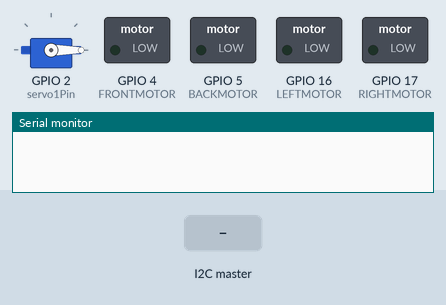
Simulated run of this sketch. Board: ESP32. On the bench: servo, switched loads named in the sketch (green lamp = pin HIGH), the last lines printed to the serial monitor. The inputs (shaded band) are chosen by the test bench.

Above: at 1.2 s.
1.3 s: the I2C master sends the byte 200
At 1.8 s:
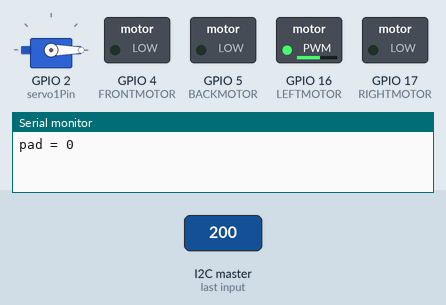
2.8 s: the I2C master sends the byte 1
At 4.1 s:
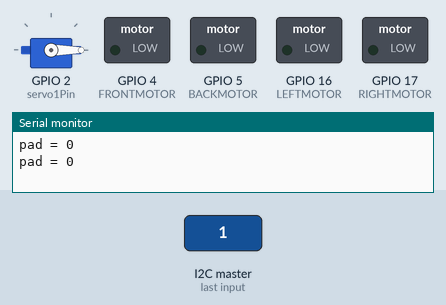
Timing chart, 0 to 5.8 s (numbered marks = the images above; inputs shaded):
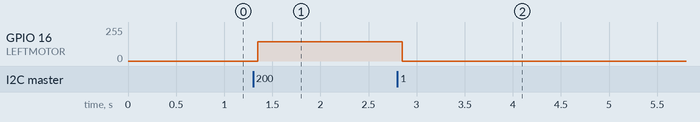

Measured:
- after the input at 1.3 s, GPIO 16 (LEFTMOTOR): 0/255 → 145/255 after 0.05 s
- after the input at 2.8 s, GPIO 16 (LEFTMOTOR): 145/255 → 0/255 after 0.05 s

The sketch:

BOTTOMSIDE_V2.ino
```cpp
//LIBRARIES
#include<Wire.h>
#include <ESP32Servo.h>

//I2C TOPSIDE
#define slaveAddress 4  //you have to assign an 8-bit address to Slave
byte dataArray[7];
int lmotorf;
int lmotor;
int rmotorf;
int rmotor;
int vert;
int desc;
int updown;
int pad;
int stop;
int sweep;

//MOTOR FUNCTION
#define LEFTMOTOR 16
#define RIGHTMOTOR 17
#define FRONTMOTOR 4
#define BACKMOTOR 5
#define TOLERANCE 50

//SWEEP SERVO
Servo myservo1;
int pos1 = 0;
int servo1Pin = 2;
int sweeptime = 500;
int minimum = 1000;
int maximum = 2000;

//CAMERA SERVOS
Servo myservo2;
Servo myservo3;
int pos2 = 0;
int servo2Pin = 19;
int pos3 = 0;
int servo3Pin = 23;


void setup() {
  //I2C
  Wire.begin(slaveAddress);
  Wire.onReceive(receiveEvent);
  Serial.begin(115200);

  //SERVOS
  // Allow allocation of all timers
  ESP32PWM::allocateTimer(0);
	ESP32PWM::allocateTimer(1);
	ESP32PWM::allocateTimer(2);
	ESP32PWM::allocateTimer(3);
	myservo1.setPeriodHertz(50);   // standard 50 hz servo
  myservo2.setPeriodHertz(50);
  myservo3.setPeriodHertz(50);
}

void loop() {
  //SWEEP SERVO
  myservo1.attach(servo1Pin, minimum, maximum);
  if (sweep == 1) {
    pos1 = 180; // goes from 0 degrees to 180 degrees in steps of 1 degree
    myservo1.write(pos1);    // tell servo to go to position in variable 'pos1'
    delay(sweeptime);
  }
    else {
      pos1 = 0;
      myservo1.write(pos1);
    }
  //Serial.println(pos1);

 //CAMERA SERVOS
  if (pad == 4 || pad == 5 || pad == 6) {
    pos2 = pos2 + 1;
    myservo2.write(pos2);
  }
  if (pad == 8 || pad == 9 || pad == 10) {
    pos2 = pos2 - 1;
    myservo2.write(pos2);
  }
  if (pad == 9 || pad == 1 || pad == 5) {
    pos3 = pos3 + 1;
    myservo2.write(pos3);
  }
   if (pad == 10 || pad == 2 || pad == 6) {
    pos3 = pos3 - 1;
    myservo2.write(pos3);
  }


  //MOTOR CONTROL WITH DEADZONE
  if (lmotor >= TOLERANCE ^ lmotor <= -TOLERANCE) {
   analogWrite(LEFTMOTOR, lmotor);
  }
   else {
    analogWrite(LEFTMOTOR, 0);
    }

  if (rmotor >= TOLERANCE ^ rmotor <= -TOLERANCE) {
    analogWrite(RIGHTMOTOR, rmotor);
  }
    else {
      analogWrite(RIGHTMOTOR, 0);
    }

if (abs(desc) >= vert) {updown = desc;}
  else {updown = vert;}
  if (updown >= TOLERANCE ^ updown <= -TOLERANCE) {
    analogWrite(FRONTMOTOR, vert);
    analogWrite(BACKMOTOR, vert);
  }
    else {
      analogWrite(FRONTMOTOR, 0);
      analogWrite(BACKMOTOR, 0);
    }
}

//I2C DATA PULL FROM TOPSIDE
void receiveEvent(int howMany) {
    for (int i=0; i<howMany; i++) {
    dataArray[i] = Wire.read();
    lmotorf = dataArray[0];
    lmotor = map(lmotorf, 0, 255, -255, 255);
    //Serial.print("lmotor = ");
    //Serial.println(lmotor);
    rmotorf = dataArray[1];
    rmotor = map(rmotorf, 255, 0, 255, -255);
    //Serial.print("rmotor = ");
    //Serial.println(rmotor);
    vert = dataArray[2];
    //Serial.print("vert = ");
    //Serial.println(vert);
    desc = - dataArray[3];
    //Serial.print("desc = ");
    //Serial.println(desc);
    pad = dataArray[4];
    Serial.print("pad = ");
    Serial.println(pad);
    stop = dataArray[5];
    //Serial.print("stop = ");
    //Serial.println(stop);
    sweep = dataArray[6];
    //Serial.print("sweep = ");
    //Serial.println(sweep);
  }
}
```
